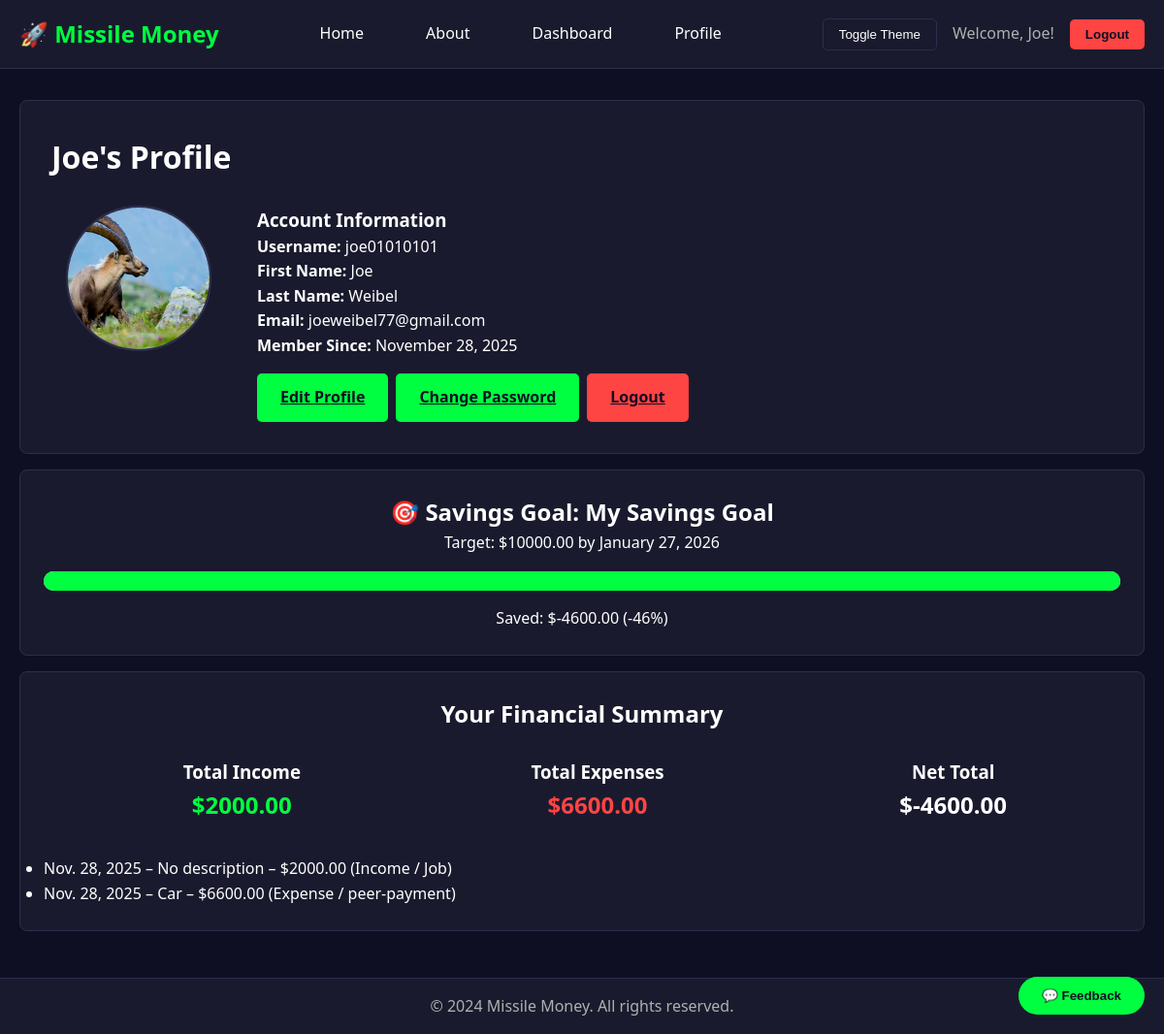
Before: /profile/ (signed in) with the older database file.
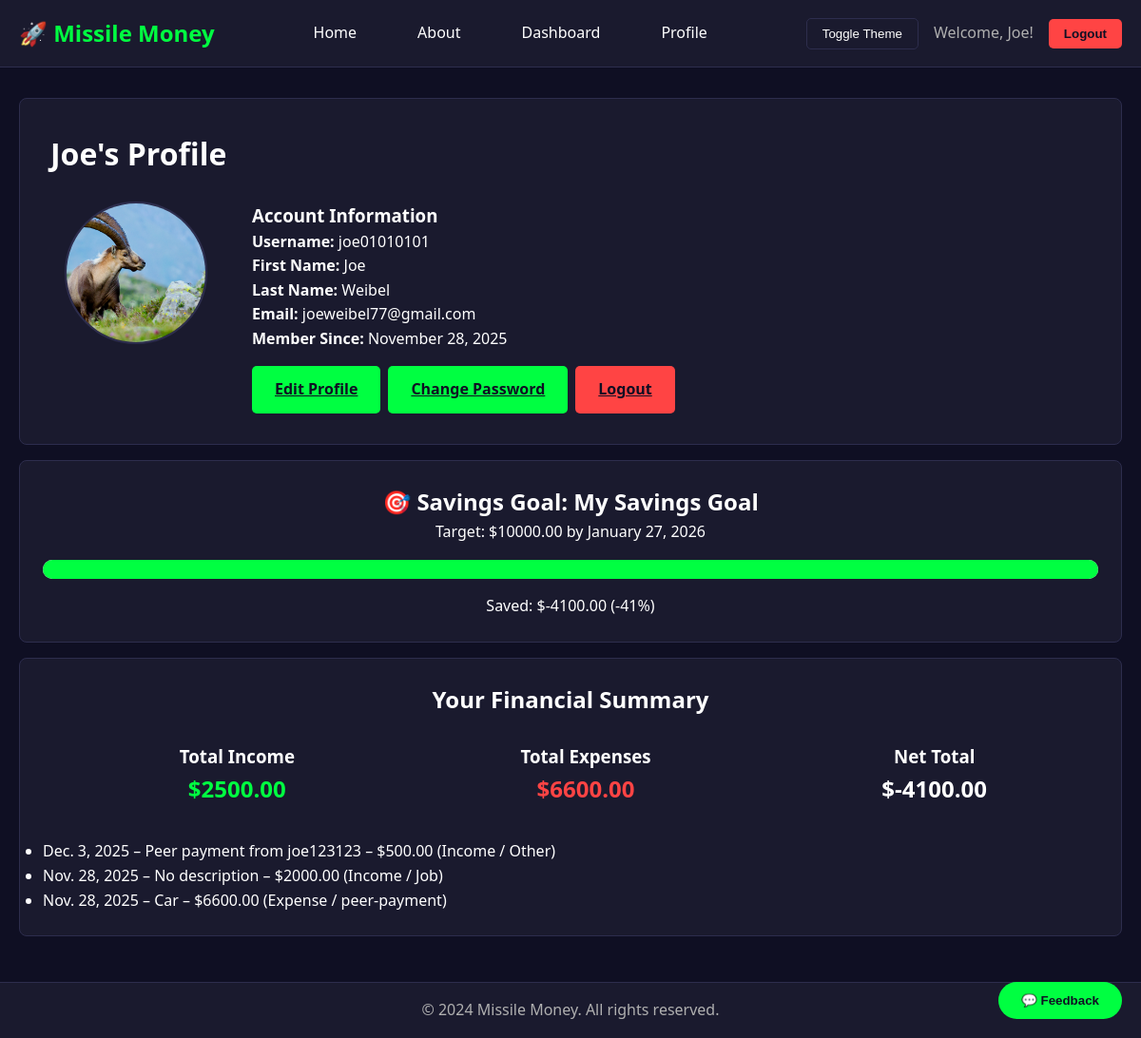
After: the same page with the newer database file.
### main/models.py (models this page shows, shortened)
class UserProfile(models.Model):
    user = models.OneToOneField(User, on_delete=models.CASCADE)
    profile_picture = models.ImageField(upload_to='profile_pics/', blank=True, null=True)

class SavingsGoal(models.Model):
    user = models.ForeignKey(User, on_delete=models.CASCADE)
    name = models.CharField(max_length=100, default="My Savings Goal")
    target_amount = models.DecimalField(max_digits=12, decimal_places=2)
    target_date = models.DateField()
    created_at = models.DateTimeField(auto_now_add=True)
    updated_at = models.DateTimeField(auto_now=True)

class Transaction(models.Model):
    TRANSACTION_TYPES = [
        ('income', 'Income'),
        ('expense', 'Expense'),
    ]
    INCOME_CATEGORIES = [
        ('job', 'Job'),
        ('investments', 'Investments'),
        ('reimbursements', 'Reimbursements (non-taxable)'),
        ('other_income', 'Other'),
    ]
    EXPENSE_CATEGORIES = [
        ('groceries', 'Groceries'),
        ('utilities_housing', 'Utilities/Housing'),
        ('recreation', 'Recreation'),
        ('other_expense', 'Other'),
        ('peer', 'Peer Transfer'),
    ]
    user = models.ForeignKey(User, on_delete=models.CASCADE)
    type = models.CharField(max_length=7, choices=TRANSACTION_TYPES)
    category = models.CharField(max_length=20, blank=True)
    amount = models.DecimalField(max_digits=10, decimal_places=2)
    description = models.CharField(max_length=255, blank=True)
    date = models.DateField(auto_now_add=True)
    peer_payment = models.BooleanField(default=False)
    recipient = models.ForeignKey(User, null=True, blank=True, on_delete=models.SET_NULL, related_name='received_payments')
    related_transaction = models.OneToOneField( 'self', null=True, blank=True, on_delete=models.SET_NULL, related_name='peer_counterpart')
    def get_category_display(self):
        if self.type == 'income':
            for value, label in self.INCOME_CATEGORIES:
                if value == self.category:
                    return label
        elif self.type == 'expense':
            for value, label in self.EXPENSE_CATEGORIES:
                if value == self.category:
                    return label
        return self.category or 'Uncategorized'

### main/views.py (the view)
# urls.py: path('profile/', views.profile, name='profile'),
@login_required
def profile(request):
    transactions = Transaction.objects.filter(user=request.user).order_by('-date')
    category = request.GET.get('category')
    tx_type = request.GET.get('type')
    start_date = request.GET.get('start_date')
    end_date = request.GET.get('end_date')
    search_query = request.GET.get('q')
    if category:
        transactions = transactions.filter(category=category)
    if tx_type in ['income', 'expense']:
        transactions = transactions.filter(type=tx_type)
    if start_date:
        transactions = transactions.filter(date__gte=start_date)
    if end_date:
        transactions = transactions.filter(date__lte=end_date)
    if search_query:
        transactions = transactions.filter(
            Q(description__icontains=search_query) |
            Q(category__icontains=search_query)
        )
    total_income = sum(t.amount for t in transactions if t.type == 'income')
    total_expenses = sum(t.amount for t in transactions if t.type == 'expense')
    net_total = total_income - total_expenses
    categories = Transaction.INCOME_CATEGORIES + Transaction.EXPENSE_CATEGORIES
    savings_goal = SavingsGoal.objects.filter(user=request.user).order_by('-created_at').first()
    if savings_goal:
        all_income = sum(t.amount for t in transactions if t.type == 'income')
        all_expense = sum(t.amount for t in transactions if t.type == 'expense')
        current_amount = all_income - all_expense
        progress_percentage = min(100, (current_amount / savings_goal.target_amount) * 100) if savings_goal.target_amount > 0 else 0
    else:
        current_amount = 0
        progress_percentage = 0
    context = {
        'transactions': transactions,
        'categories': categories,
        'selected_category': category,
        'selected_type': tx_type,
        'start_date': start_date,
        'end_date': end_date,
        'search_query': search_query,
        'total_income': total_income,
        'total_expenses': total_expenses,
        'net_total': net_total,
        'savings_goal': savings_goal,
        'current_amount': current_amount,
        'progress_percentage': progress_percentage,
    }
    return render(request, 'registration/profile.html', context)

### templates/registration/profile.html (shortened to what this page needs)
{% extends 'base.html' %}
{% block content %}
<div class="card" style="padding: 2rem;">
    <h1 style="margin-bottom: 1.5rem;">{{ user.first_name }}'s Profile</h1>
    <div style="
        display: flex;
        flex-wrap: wrap;
        gap: 2rem;
        align-items: flex-start;
    ">
        <div style="flex: 0 0 180px; text-align: center;">
            {% if user.userprofile.profile_picture %}
                <img src="{{ user.userprofile.profile_picture.url }}"
                     alt="Profile Picture"
                     style="
                        width: 150px;
                        height: 150px;
                        border-radius: 50%;
                        object-fit: cover;
                        border: 2px solid var(--border-color);
                     ">
            {% endif %}
        </div>
        <div style="flex: 1;">
            <h3>Account Information</h3>
            <p><strong>Username:</strong> {{ user.username }}</p>
            <p><strong>First Name:</strong> {{ user.first_name|default:"Not set" }}</p>
            <p><strong>Last Name:</strong> {{ user.last_name|default:"Not set" }}</p>
            <p><strong>Email:</strong> {{ user.email|default:"Not set" }}</p>
            <p><strong>Member Since:</strong> {{ user.date_joined|date:"F j, Y" }}</p>
            <div style="margin-top: 1rem; display: flex; gap: 0.5rem;">
                <a href="{% url 'edit_profile' %}" class="btn">Edit Profile</a>
                <a href="{% url 'password_change' %}" class="btn">Change Password</a>
                <a href="{% url 'logout' %}" class="btn" style="background-color: #ff4444;">Logout</a>
            </div>
        </div>
    </div>
</div>
{% if savings_goal %}
<div class="card" style="margin-top: 1rem;">
    <h2 style="text-align: center;">🎯 Savings Goal: {{ savings_goal.name }}</h2>
    <p style="text-align: center;">Target: ${{ savings_goal.target_amount }} by {{ savings_goal.target_date|date:"F j, Y" }}</p>
    <div style="background-color: #eee; border-radius: 10px; width: 100%; height: 20px; margin: 1rem 0;">
        <div style="
            width: {{ progress_percentage }}%;
            background-color: #00ff41;
            height: 100%;
            border-radius: 10px;
            transition: width 0.5s;
        "></div>
    </div>
    <p style="text-align: center;">Saved: ${{ current_amount }} ({{ progress_percentage|floatformat:0 }}%)</p>
</div>
{% else %}
<div class="card" style="margin-top: 1rem; text-align: center;">
    <p>You have no savings goal yet. <a href="{% url 'savings_goal' %}">Set one now!</a></p>
</div>
{% endif %}
<div class="card" style="margin-top: 1rem;">
    <h2 style="text-align: center;">Your Financial Summary</h2>
    <div class="mm-row" style="margin: 1rem;">
        <div class="mm-column" style="text-align: center;">
            <h3 style="margin-top: 0; color: var(--accent-color);">Total Income</h3>
            <p style="font-size: 1.5rem; font-weight: bold; color: #00ff41;">${{ total_income }}</p>
        </div>
        <div class="mm-column" style="text-align: center;">
            <h3 style="margin-top: 0; color: var(--accent-color);">Total Expenses</h3>
            <p style="font-size: 1.5rem; font-weight: bold; color: #ff4444;">${{ total_expenses }}</p>
        </div>
        <div class="mm-column" style="text-align: center;">
            <h3 style="margin-top: 0; color: var(--accent-color);">Net Total</h3>
            <p style="font-size: 1.5rem; font-weight: bold; color: var(--text-color);">${{ net_total }}</p>
        </div>
    </div>
    <div style="margin-top: 1.5rem;">
        {% if transactions %}
            <ul>
                {% for t in transactions %}
                    <li>
                        {{ t.date }} –
                        {{ t.description|default:"No description" }} –
                        ${{ t.amount }}
                        ({{ t.get_type_display }}{% if t.category %} / {{ t.get_category_display }}{% endif %})
                    </li>
                {% endfor %}
            </ul>
        {% else %}
            <p>No transactions match your filter criteria.</p>
        {% endif %}
    </div>
</div>
{% endblock %}

### templates/base.html (shortened to what this page needs)
{% load static %}
<link rel="stylesheet" href="{% static 'css/style.css' %}">
<!DOCTYPE html>
<html lang="en" data-theme="dark">
<head>
</head>
<body>
    <header>
        <div class="container">
            <nav class="navbar">
                <div class="logo">🚀 Missile Money</div>
                <ul class="nav-links">
                    <li><a href="{% url 'home' %}">Home</a></li>
                    <li><a href="{% url 'about' %}">About</a></li>
                    {% if user.is_authenticated %}
                        <li><a href="{% url 'dashboard' %}">Dashboard</a></li>
                        <li><a href="{% url 'profile' %}">Profile</a></li>
                    {% endif %}
                </ul>
                <div style="display: flex; align-items: center; gap: 1rem;">
                    <button class="theme-toggle" onclick="toggleTheme()">Toggle Theme</button>
                    {% if user.is_authenticated %}
                        <span style="color: var(--text-secondary);">Welcome, {{ user.first_name }}!</span>
                        <form method="post" action="{% url 'logout' %}" style="display: inline;">
                            <button type="submit" class="btn" style="background-color: #ff4444; padding: 0.5rem 1rem;">Logout</button>
                        </form>
                    {% else %}
                        <a href="{% url 'login' %}" class="btn" style="padding: 0.5rem 1rem;">Login</a>
                        <a href="{% url 'register' %}" class="btn" style="padding: 0.5rem 1rem;">Sign Up</a>
                    {% endif %}
                </div>
            </nav>
        </div>
    </header>
    <main>
        <div class="container">
            {% block content %}{% endblock %}
        </div>
    </main>
    <footer>
        <div class="container">
            <p>&copy; 2024 Missile Money. All rights reserved.</p>
        </div>
    </footer>
    <button id="feedback-btn" class="feedback-button">💬 Feedback</button>
</body>
</html>

### static/css/style.css (style rules this page uses)
.card { transition: transform 0.2s ease, box-shadow 0.2s ease; }
.btn { transition: all 0.2s ease; }
.mm-row { display: table; width: 100%; table-layout: fixed; border-spacing: 10px; }
.mm-column { display: table-cell; }

### templates/base.html (style rules this page uses)
:root { --bg-primary: #0f0f23; --bg-secondary: #1a1a2e; --bg-tertiary: #16213e; --text-primary: #ffffff; --text-secondary: #b0b0b0; --accent-primary: #00ff41; --accent-secondary: #008f39; --border-color: #2d2d4d; }
* { margin: 0; padding: 0; box-sizing: border-box; transition: background-color 0.3s, color 0.3s; }
body { background-color: var(--bg-primary); color: var(--text-primary); font-family: 'Segoe UI', Tahoma, Geneva, Verdana, sans-serif; line-height: 1.6; min-height: 100vh; }
.container { max-width: 1200px; margin: 0 auto; padding: 0 20px; }
header { background-color: var(--bg-secondary); border-bottom: 1px solid var(--border-color); padding: 1rem 0; }
.navbar { display: flex; justify-content: space-between; align-items: center; }
.logo { font-size: 1.5rem; font-weight: bold; color: var(--accent-primary); }
.nav-links { display: flex; list-style: none; gap: 2rem; }
.nav-links a { color: var(--text-primary); text-decoration: none; padding: 0.5rem 1rem; border-radius: 5px; }
.theme-toggle { background: none; border: 1px solid var(--border-color); color: var(--text-primary); padding: 0.5rem 1rem; border-radius: 5px; cursor: pointer; }
main { padding: 2rem 0; min-height: calc(100vh - 140px); }
footer { background-color: var(--bg-secondary); border-top: 1px solid var(--border-color); padding: 1rem 0; text-align: center; color: var(--text-secondary); }
.card { background-color: var(--bg-secondary); border: 1px solid var(--border-color); border-radius: 8px; padding: 1.5rem; margin-bottom: 1rem; }
.btn { background-color: var(--accent-primary); color: var(--bg-primary); border: none; padding: 0.75rem 1.5rem; border-radius: 5px; cursor: pointer; font-weight: bold; }
.feedback-button { position: fixed; bottom: 20px; right: 20px; background-color: var(--accent-primary); color: var(--bg-primary); border: none; padding: 0.75rem 1.5rem; border-radius: 50px; font-weight: bold; cursor: pointer; }

Changed rows visible on the page:
added Transaction: date "Dec. 3, 2025", description "Peer payment from joe123123", amount "500.00", type "Income", category "Other"
Other visible differences:
{{ current_amount }}: "-4600.00" → "-4100.00"
{{ progress_percentage|floatformat:0 }}: "-46" → "-41"
{{ total_income }}: "2000.00" → "2500.00"
{{ net_total }}: "-4600.00" → "-4100.00"
